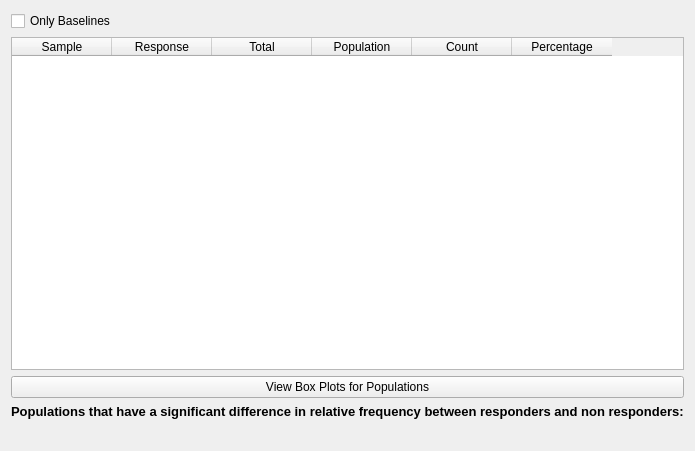
<?xml version="1.0" encoding="UTF-8"?>
<ui version="4.0">
 <class>MainWindow</class>
 <widget class="QMainWindow" name="MainWindow">
  <property name="geometry">
   <rect>
    <x>0</x>
    <y>0</y>
    <width>649</width>
    <height>451</height>
   </rect>
  </property>
  <property name="windowTitle">
   <string>Melanoma Cell Populations</string>
  </property>
  <widget class="QWidget" name="centralWidget">
   <property name="sizePolicy">
    <sizepolicy hsizetype="Maximum" vsizetype="Maximum">
     <horstretch>0</horstretch>
     <verstretch>0</verstretch>
    </sizepolicy>
   </property>
   <layout class="QVBoxLayout" name="verticalLayout">
    <item>
     <layout class="QHBoxLayout" name="horizontalLayout_2" stretch="1,4">
      <property name="sizeConstraint">
       <enum>QLayout::SetMinimumSize</enum>
      </property>
      <property name="leftMargin">
       <number>0</number>
      </property>
      <property name="topMargin">
       <number>0</number>
      </property>
      <item>
       <widget class="QCheckBox" name="baselineCheckBox">
        <property name="text">
         <string>Only Baselines</string>
        </property>
       </widget>
      </item>
      <item>
       <widget class="QLabel" name="detailsLabel">
        <property name="text">
         <string/>
        </property>
       </widget>
      </item>
     </layout>
    </item>
    <item>
     <widget class="QTableWidget" name="tableWidget">
      <column>
       <property name="text">
        <string>Sample</string>
       </property>
      </column>
      <column>
       <property name="text">
        <string>Response</string>
       </property>
      </column>
      <column>
       <property name="text">
        <string>Total</string>
       </property>
      </column>
      <column>
       <property name="text">
        <string>Population</string>
       </property>
      </column>
      <column>
       <property name="text">
        <string>Count</string>
       </property>
      </column>
      <column>
       <property name="text">
        <string>Percentage</string>
       </property>
      </column>
     </widget>
    </item>
    <item>
     <widget class="QPushButton" name="plotButton">
      <property name="text">
       <string>View Box Plots for Populations</string>
      </property>
     </widget>
    </item>
    <item>
     <widget class="QLabel" name="label">
      <property name="font">
       <font>
        <pointsize>10</pointsize>
        <bold>true</bold>
       </font>
      </property>
      <property name="text">
       <string>Populations that have a significant difference in relative frequency between responders and non responders:</string>
      </property>
     </widget>
    </item>
    <item>
     <widget class="QLabel" name="significantLabel">
      <property name="font">
       <font>
        <pointsize>10</pointsize>
        <bold>true</bold>
       </font>
      </property>
      <property name="text">
       <string/>
      </property>
     </widget>
    </item>
   </layout>
  </widget>
  <action name="open_file_action">
   <property name="text">
    <string>Open file...</string>
   </property>
  </action>
 </widget>
 <layoutdefault spacing="6" margin="11"/>
 <resources/>
 <connections/>
</ui>
